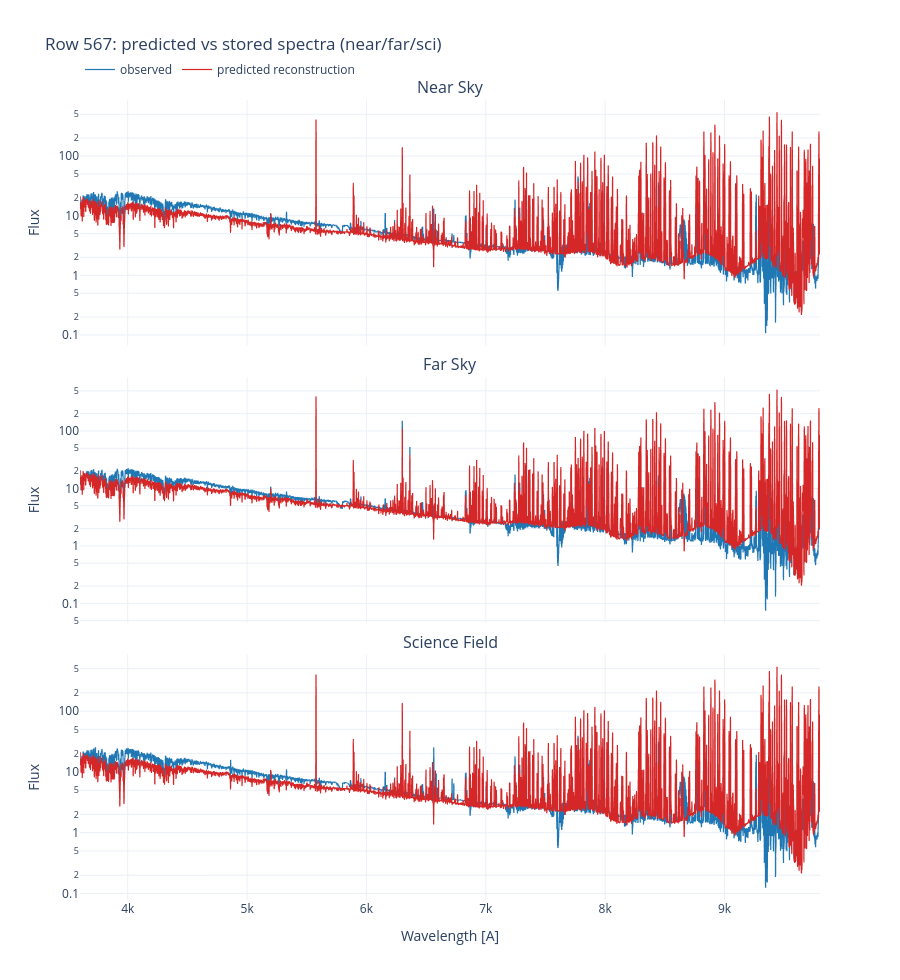

The notebook cell this image was saved under:
### Code cell
from pathlib import Path

import numpy as np
import pandas as pd
import plotly.graph_objects as go
from plotly.subplots import make_subplots
import torch
from astropy.io import fits
from astropy.table import Table
from IPython.display import HTML, display

from sky_decomp.fit import reconstruct_component_spectra


def _meta_row_to_dict_upper(meta_row):
    names = list(meta_row.colnames) if hasattr(meta_row, "colnames") else list(meta_row.dtype.names)
    return {str(k).upper(): k for k in names}


def _safe_float(x):
    arr = np.asarray(x)
    if arr.size == 0:
        raise ValueError("Empty value cannot be converted to float")
    if arr.shape != ():
        arr = arr.ravel()[0]
    return float(arr)


def _read_ext_row(hdul, extname, row_index):
    if extname not in [h.name for h in hdul]:
        raise KeyError(f"Missing required extension: {extname}")
    arr = np.asarray(hdul[extname].data, dtype=float)
    if arr.ndim == 1:
        return arr
    if arr.ndim >= 2:
        if row_index < 0 or row_index >= arr.shape[0]:
            raise IndexError(f"row_index {row_index} out of range [0, {arr.shape[0]-1}] for {extname}")
        return np.asarray(arr[row_index], dtype=float)
    raise ValueError(f"Unsupported ndim={arr.ndim} for extension {extname}")


def _display_scrollable_table(tbl):
    """Render a table in a horizontally scrollable output block."""
    try:
        if hasattr(tbl, "to_pandas"):
            df = tbl.to_pandas()
        else:
            df = pd.DataFrame(tbl)
    except Exception:
        print(tbl)
        return

    html = df.to_html(index=False)
    display(
        HTML(
            "<div style='max-width:100%; overflow-x:auto; border:1px solid #ddd; padding:6px;'>"
            + html
            + "</div>"
        )
    )


def _context_from_meta_row(meta_row, ctx_names_local, mode):
    """Build one context row for mode in {'near', 'far', 'sci'} from META."""
    umap = _meta_row_to_dict_upper(meta_row)
    mode = str(mode).lower()
    if mode not in ("near", "far", "sci"):
        raise ValueError(f"Unsupported mode: {mode}")

    label = None
    if mode == "near" and "SKY_NEAR_LABEL" in umap:
        label = str(meta_row[umap["SKY_NEAR_LABEL"]]).strip().upper()
    elif mode == "far" and "SKY_FAR_LABEL" in umap:
        label = str(meta_row[umap["SKY_FAR_LABEL"]]).strip().upper()

    out = []
    for cname in ctx_names_local:
        key = str(cname).upper()

        # For science context, prefer SCI_<name> metadata explicitly.
        if mode == "sci":
            sci_key = f"SCI_{key}"
            if sci_key in umap:
                out.append(_safe_float(meta_row[umap[sci_key]]))
                continue

        if key in umap:
            out.append(_safe_float(meta_row[umap[key]]))
            continue

        skye_key = f"SKYE_{key}"
        skyw_key = f"SKYW_{key}"
        has_skye = skye_key in umap
        has_skyw = skyw_key in umap

        if has_skye and has_skyw and mode in ("near", "far"):
            v_e = _safe_float(meta_row[umap[skye_key]])
            v_w = _safe_float(meta_row[umap[skyw_key]])
            out.append(v_w if label == "SKYW" else v_e)
            continue

        raise KeyError(f"Missing context field for '{cname}' in META row")

    return np.asarray(out, dtype=np.float32)


def _predict_coef_from_context(ctx_row_phys):
    ctx_row_n = ctx_scaler.transform(ctx_row_phys[None, :]).astype(np.float32)
    with torch.no_grad():
        ctx_t = torch.from_numpy(ctx_row_n).to(device)
        mu_prior_t, _ = model.prior(ctx_t)
        coef_hat_n = model.decode(mu_prior_t, ctx_t).cpu().numpy()

    if "coef_lo" in globals() and "coef_hi" in globals():
        lo = np.asarray(coef_lo, dtype=np.float32)
        hi = np.asarray(coef_hi, dtype=np.float32)
        cap_w = 0.05 * np.clip(hi - lo, 1e-6, None)
        cap_excess = np.log1p(np.exp((coef_hat_n - hi[None, :]) / cap_w[None, :])) * cap_w[None, :]
        coef_hat_n = coef_hat_n - cap_excess

    coef_hat_model = coef_scaler.inverse_transform(coef_hat_n)
    coef_hat_phys = _coef_from_model_space(coef_hat_model)
    if "apply_lowbeta_oh_correction" in globals():
        coef_hat_phys = apply_lowbeta_oh_correction(coef_hat_phys, ctx_row_phys[None, :])
    return coef_hat_phys[0]


def _infer_base_dir_for_reconstruction():
    candidates = [Path.cwd().resolve(), Path.cwd().resolve().parent]
    if "PALACE_DIR" in globals():
        try:
            p = Path(PALACE_DIR).resolve()
            candidates.extend([p, p.parent])
        except Exception:
            pass

    for cand in candidates:
        if (cand / "palace" / "PMD").exists() and (cand / "Spectre_HR_LATMOS_Meftah_V1_350_1000nm.txt").exists():
            return cand

    raise FileNotFoundError(
        "Could not infer reconstruction base_dir containing palace/PMD and solar reference file"
    )


def predict_and_plot_three_fields(filename, row_index):
    """Predict near/far/sci coefficients from metadata and compare to stored spectra."""
    path = Path(filename)
    if not path.exists():
        raise FileNotFoundError(f"File not found: {path}")

    with fits.open(path) as hdul:
        if "META" not in [h.name for h in hdul]:
            raise KeyError("Missing META extension")
        meta = Table(hdul["META"].data)

        i = int(row_index)
        if i < 0 or i >= len(meta):
            raise IndexError(f"row_index {i} out of range [0, {len(meta)-1}]")

        meta_row = meta[i]
        print("META row used for context generation:")
        _display_scrollable_table(meta[i:i + 1])

        wave_local = _read_ext_row(hdul, "WAVE", i)
        lsf_row = _read_ext_row(hdul, "LSF_SCI", i)
        flux_near = _read_ext_row(hdul, "FLUX_SKY_NEAR", i)
        flux_far = _read_ext_row(hdul, "FLUX_SKY_FAR", i)
        flux_sci = _read_ext_row(hdul, "FLUX_SCI", i)

    ctx_near = _context_from_meta_row(meta_row, ctx_names, mode="near")
    ctx_far = _context_from_meta_row(meta_row, ctx_names, mode="far")
    ctx_sci = _context_from_meta_row(meta_row, ctx_names, mode="sci")

    coef_near = _predict_coef_from_context(ctx_near)
    coef_far = _predict_coef_from_context(ctx_far)
    coef_sci = _predict_coef_from_context(ctx_sci)

    base_dir_guess = _infer_base_dir_for_reconstruction()

    comps_near = reconstruct_component_spectra(
        wave=wave_local,
        coef=coef_near,
        lsf_sigma=lsf_row / 2.35,
        n_spline_knots=25,
        base_dir=base_dir_guess,
    )
    comps_far = reconstruct_component_spectra(
        wave=wave_local,
        coef=coef_far,
        lsf_sigma=lsf_row / 2.35,
        n_spline_knots=25,
        base_dir=base_dir_guess,
    )
    comps_sci = reconstruct_component_spectra(
        wave=wave_local,
        coef=coef_sci,
        lsf_sigma=lsf_row / 2.35,
        n_spline_knots=25,
        base_dir=base_dir_guess,
    )

    fig = make_subplots(
        rows=3,
        cols=1,
        shared_xaxes=True,
        vertical_spacing=0.04,
        subplot_titles=("Near Sky", "Far Sky", "Science Field"),
    )

    panel_data = [
        (1, flux_near, comps_near["total"]),
        (2, flux_far, comps_far["total"]),
        (3, flux_sci, comps_sci["total"]),
    ]
    for row, flux_obs, flux_pred in panel_data:
        fig.add_trace(
            go.Scattergl(
                x=wave_local,
                y=flux_obs * FACTOR,
                mode="lines",
                name="observed" if row == 1 else None,
                showlegend=(row == 1),
                line=dict(color="#1f77b4", width=1.2),
            ),
            row=row,
            col=1,
        )
        fig.add_trace(
            go.Scattergl(
                x=wave_local,
                y=flux_pred,
                mode="lines",
                name="predicted reconstruction" if row == 1 else None,
                showlegend=(row == 1),
                line=dict(color="#d62728", width=1.2),
            ),
            row=row,
            col=1,
        )

    fig.update_yaxes(type="log", title_text="Flux", row=1, col=1)
    fig.update_yaxes(type="log", title_text="Flux", row=2, col=1)
    fig.update_yaxes(type="log", title_text="Flux", row=3, col=1)
    fig.update_xaxes(title_text="Wavelength [A]", row=3, col=1)
    fig.update_layout(
        template="plotly_white",
        height=980,
        title=f"Row {i}: predicted vs stored spectra (near/far/sci)",
        legend=dict(orientation="h", yanchor="bottom", y=1.02, xanchor="left", x=0.0),
    )
    fig.show()

    return {
        "file": str(path),
        "row_index": i,
        "wave": wave_local,
        "lsf_sci": lsf_row,
        "near": {
            "context": ctx_near,
            "coef_pred": coef_near,
            "flux_obs": flux_near,
            "components": comps_near,
        },
        "far": {
            "context": ctx_far,
            "coef_pred": coef_far,
            "flux_obs": flux_far,
            "components": comps_far,
        },
        "sci": {
            "context": ctx_sci,
            "coef_pred": coef_sci,
            "flux_obs": flux_sci,
            "components": comps_sci,
        },
    }


# Example:
result = predict_and_plot_three_fields("lvmsframe_median_stack_1.2.1_every10.fits", row_index=567)

### Figure 1 — Plotly figure (JSON) as saved in the notebook; plotly's stock layout.template omitted (floating-point values rounded to 4 significant figures; data arrays with more than 128 entries replaced by an {"elided": "..."} marker saying what was removed)
{"data": [{"line": {"color": "#1f77b4", "width": 1.2}, "mode": "lines", "name": "observed", "showlegend": true, "type": "scattergl", "x": {"elided": "12401 float values"}, "xaxis": "x", "y": {"elided": "12401 float values"}, "yaxis": "y"}, {"line": {"color": "#d62728", "width": 1.2}, "mode": "lines", "name": "predicted reconstruction", "showlegend": true, "type": "scattergl", "x": {"elided": "12401 float values"}, "xaxis": "x", "y": {"elided": "12401 float values"}, "yaxis": "y"}, {"line": {"color": "#1f77b4", "width": 1.2}, "mode": "lines", "showlegend": false, "type": "scattergl", "x": {"elided": "12401 float values"}, "xaxis": "x2", "y": {"elided": "12401 float values"}, "yaxis": "y2"}, {"line": {"color": "#d62728", "width": 1.2}, "mode": "lines", "showlegend": false, "type": "scattergl", "x": {"elided": "12401 float values"}, "xaxis": "x2", "y": {"elided": "12401 float values"}, "yaxis": "y2"}, {"line": {"color": "#1f77b4", "width": 1.2}, "mode": "lines", "showlegend": false, "type": "scattergl", "x": {"elided": "12401 float values"}, "xaxis": "x3", "y": {"elided": "12401 float values"}, "yaxis": "y3"}, {"line": {"color": "#d62728", "width": 1.2}, "mode": "lines", "showlegend": false, "type": "scattergl", "x": {"elided": "12401 float values"}, "xaxis": "x3", "y": {"elided": "12401 float values"}, "yaxis": "y3"}], "layout": {"annotations": [{"font": {"size": 16}, "showarrow": false, "text": "Near Sky", "x": 0.5, "xanchor": "center", "xref": "paper", "y": 1, "yanchor": "bottom", "yref": "paper"}, {"font": {"size": 16}, "showarrow": false, "text": "Far Sky", "x": 0.5, "xanchor": "center", "xref": "paper", "y": 0.6533, "yanchor": "bottom", "yref": "paper"}, {"font": {"size": 16}, "showarrow": false, "text": "Science Field", "x": 0.5, "xanchor": "center", "xref": "paper", "y": 0.3067, "yanchor": "bottom", "yref": "paper"}], "height": 980, "legend": {"orientation": "h", "x": 0, "xanchor": "left", "y": 1.02, "yanchor": "bottom"}, "title": {"text": "Row 567: predicted vs stored spectra (near/far/sci)"}, "xaxis": {"anchor": "y", "domain": [0, 1], "matches": "x3", "showticklabels": false}, "xaxis2": {"anchor": "y2", "domain": [0, 1], "matches": "x3", "showticklabels": false}, "xaxis3": {"anchor": "y3", "domain": [0, 1], "title": {"text": "Wavelength [A]"}}, "yaxis": {"anchor": "x", "domain": [0.6933, 1], "title": {"text": "Flux"}, "type": "log"}, "yaxis2": {"anchor": "x2", "domain": [0.3467, 0.6533], "title": {"text": "Flux"}, "type": "log"}, "yaxis3": {"anchor": "x3", "domain": [0, 0.3067], "title": {"text": "Flux"}, "type": "log"}}}
